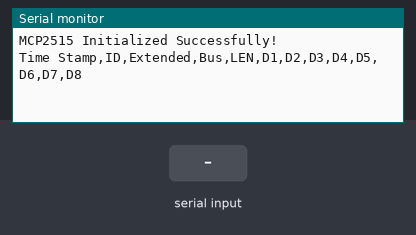
A sketch run on a simulated Arduino Uno, built with avr-gcc and run on an emulated ATmega328P. On the bench: the last lines printed to the serial monitor. Inputs (shaded band) come from the test bench.

Above: at 1.2 s.
1.3 s: "b" received over Serial
At 2.5 s:
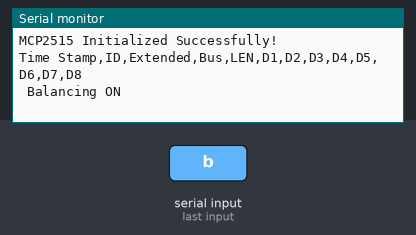
2.8 s: "1" received over Serial
At 3.6 s:
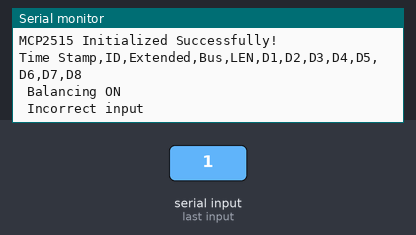
4.3 s: "b" received over Serial
At 4.8 s:
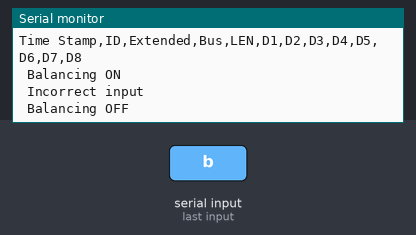

Measured:
- after the input at 1.3 s, the serial monitor: prints a new line at once (image 1)
- after the input at 2.8 s, the serial monitor: prints a new line at once (image 2)
- after the input at 4.3 s, the serial monitor: prints a new line at once (image 3)

The sketch:

Outlander_BMS.ino
```cpp
// CAN Receive Example
//

#include <mcp_can.h>
#include <SPI.h>

long unsigned int rxId;
const int nummod = 8;
short boardpres = 0;
int Id, CMU;
unsigned char len = 0;
unsigned char rxBuf[8];
char msgString[128];                        // Array to store serial string
char mes[8] = {0, 0, 0, 4, 3, 0, 0, 0};

long voltage[nummod][8];
long lowcell = 5000;
long temp[nummod][6];
int balstat[nummod];
unsigned long looptime = 0;
unsigned long canupdate = 0;
long balvol = 5000;
char  incomingByte;
int balance = 0;

int Debug = 0;

#define CAN0_INT 2                              // Set INT to pin 2
MCP_CAN CAN0(9);                               // Set CS to pin 9 de[ending on shield used


void setup()
{
  Serial.begin(115200);

  // Initialize MCP2515 running at 16MHz with a baudrate of 500kb/s and the masks and filters disabled.
  if (CAN0.begin(MCP_ANY, CAN_500KBPS, MCP_16MHZ) == CAN_OK)
    Serial.println("MCP2515 Initialized Successfully!");
  else
    Serial.println("Error Initializing MCP2515...");

  CAN0.setMode(MCP_NORMAL);                     // Set operation mode to normal so the MCP2515 sends acks to received data.

  pinMode(CAN0_INT, INPUT);                            // Configuring pin for /INT input

  Serial.println("Time Stamp,ID,Extended,Bus,LEN,D1,D2,D3,D4,D5,D6,D7,D8");
}

void loop()
{
  if (Serial.available())
  {
    menu();
  }


  if (CAN0.checkReceive() == 3)                        // If CAN0_INT pin is low, read receive buffer
  {
    candecode();
  }

  if (millis() > canupdate + 400)
  {
    cansend();
  }
  if (millis() > looptime + 500)
  {
    looptime = millis();
    packinfo();

  }
}

void cansend()
{
  if (balance == 1)
  {
    mes[0] = highByte(lowcell);
    mes[1] = lowByte(lowcell);
    mes[2] = balance;
  }
  else
  {
    mes[0] = 0;
    mes[1] = 0;
    mes[2] = 0;
  }
  CAN0.sendMsgBuf(0x3C3, 0, 8, mes);

}

void candecode()
{
      CAN0.readMsgBuf(&rxId, &len, rxBuf);      // Read data: len = data length, buf = data byte(s)

    Id = rxId & 0x00F;
    CMU = ((rxId & 0x0F0) >> 4) - 1;

    boardpres = boardpres | (1 << CMU);

    switch (Id)
    {
      case 0x1:
        balstat[CMU] = rxBuf[0];
        temp[CMU][0] = rxBuf[2] * 256 + rxBuf[3];
        temp[CMU][1] = rxBuf[4] * 256 + rxBuf[5];
        temp[CMU][2] = rxBuf[6] * 256 + rxBuf[7];
        break;

      case 0x3:
        voltage[CMU][4] = rxBuf[0] * 256 + rxBuf[1];
        voltage[CMU][5] = rxBuf[2] * 256 + rxBuf[3];
        voltage[CMU][6] = rxBuf[4] * 256 + rxBuf[5];
        voltage[CMU][7] = rxBuf[6] * 256 + rxBuf[7];
        break;

      case 0x2:
        voltage[CMU][0] = rxBuf[0] * 256 + rxBuf[1];
        voltage[CMU][1] = rxBuf[2] * 256 + rxBuf[3];
        voltage[CMU][2] = rxBuf[4] * 256 + rxBuf[5];
        voltage[CMU][3] = rxBuf[6] * 256 + rxBuf[7];
        break;

      default:

        break;
    }

    if (Debug == 1)
    {
      Serial.print(millis());
      if ((rxId & 0x80000000) == 0x80000000)    // Determine if ID is standard (11 bits) or extended (29 bits)
        sprintf(msgString, "Extended ID: 0x%.8lX  DLC: %1d  Data:", (rxId & 0x1FFFFFFF), len);
      else
        sprintf(msgString, ",0x%.3lX,false,%1d", rxId, len);

      Serial.print(msgString);

      if ((rxId & 0x40000000) == 0x40000000) {  // Determine if message is a remote request frame.
        sprintf(msgString, " REMOTE REQUEST FRAME");
        Serial.print(msgString);
      } else {
        for (byte i = 0; i < len; i++) {
          sprintf(msgString, ", 0x%.2X", rxBuf[i]);
          Serial.print(msgString);
        }
      }
      Serial.println();
    }
}

void packinfo()
{
  Serial.println();
  Serial.println();
  for (int x = 0; x <= nummod; x++)
  {
    if ( boardpres == (1 << x) )
    {
      Serial.print("Module ");
      Serial.print(x + 1);
      Serial.print(" || ");
      Serial.print(balstat[x], BIN);
      Serial.print(" || ");
      for (int i = 0; i < 8; i++)
      {
        Serial.print("Cell ");
        Serial.print(i + 1);
        Serial.print(" ");
        Serial.print(voltage[x][i]);
        Serial.print(" mV ");
        if (voltage[x][i] < lowcell)
        {
          lowcell = voltage[x][i];
        }
      }
      Serial.println();
      Serial.print("        ");
      for (int i = 0; i < 3; i++)
      {
        Serial.print("Temp ");
        Serial.print(i + 1);
        Serial.print(" ");
        Serial.print(float(temp[x][i]) * 0.001);
        Serial.print(" C ");
      }
    }
  }
}

void menu ()
{
  incomingByte = Serial.read(); // read the incoming byte:
  switch (incomingByte)
  {
    /*
      case 'v'://v Balance setpoint
      balvol = Serial.parseInt();
      if (balvol < 3500)
      {
        balvol = 3500;
      }
      Serial.println();
      Serial.print(balvol);
      Serial.print(" mV balance setpoint");
      Serial.println();
      break;
    */
    case 'b' ://toggle balance
      Serial.println();
      if (balance == 0)
      {
        balance = 1;
        Serial.print(" Balancing ON");
      }
      else
      {
        balance = 0;
        Serial.print(" Balancing OFF");
      }
      Serial.println();
      break;

    default:
      Serial.println(" Incorrect input");
      // if nothing else matches, do the default
      // default is optional
      break;
  }
}
/*********************************************************************************************************
  END FILE
*********************************************************************************************************/
```
